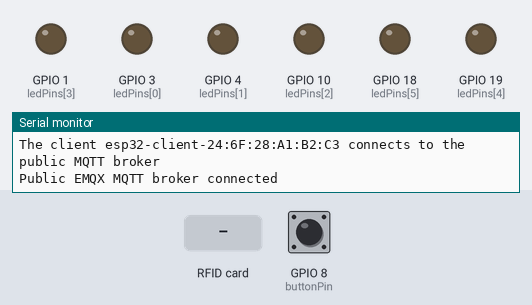
A sketch run on a simulated ESP32-S3. On the bench: output pins drawn as LEDs (lit = HIGH), the last lines printed to the serial monitor. Dashed ring = blinking. The inputs (shaded band) are chosen by the test bench; at power-on: GPIO 8 (buttonPin) HIGH. WiFi joins after 1.5 s; servers stay silent unless stated; no MQTT or app messages arrive unless stated.

Above: at 2.8 s.
2.9 s: GPIO 8 (buttonPin) pulled LOW for 0.15 s
6.0 s: RFID card 5E 7A 19 C4 held to the reader
At 7.8 s:
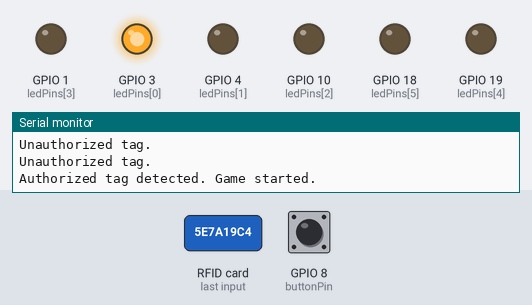
9.0 s: GPIO 8 (buttonPin) pulled LOW for 1 s
At 12.12 s:
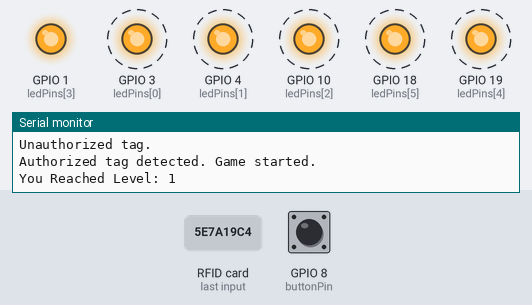
13.0 s: RFID card 5E 7A 19 C4 held to the reader
16.0 s: GPIO 8 (buttonPin) pulled LOW for 3.2 s
At 19.28 s:
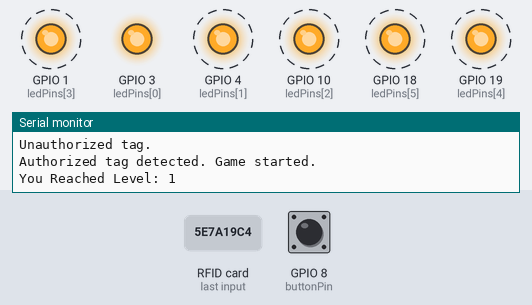
Timing chart, 0 to 21.7 s (numbered marks = the images above; inputs shaded):
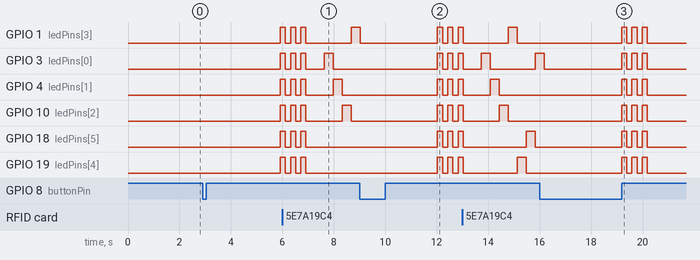

Measured:
- after the input at 2.9 s, GPIO 1 (ledPins[3]), GPIO 3 (ledPins[0]), GPIO 4 (ledPins[1]), GPIO 10 (ledPins[2]), GPIO 18 (ledPins[5]), GPIO 19 (ledPins[4]): LOW → HIGH after 3.0 s
- after the input at 9.0 s, GPIO 3 (ledPins[0]), GPIO 4 (ledPins[1]), GPIO 10 (ledPins[2]), GPIO 18 (ledPins[5]), GPIO 19 (ledPins[4]): alternates HIGH for 0.20 s and LOW for 0.20 s, starting after 3.0 s
- after the input at 16.0 s, GPIO 1 (ledPins[3]), GPIO 4 (ledPins[1]), GPIO 10 (ledPins[2]), GPIO 18 (ledPins[5]), GPIO 19 (ledPins[4]): alternates HIGH for 0.20 s and LOW for 0.20 s, 6 changes in all, then stays LOW, starting after 3.2 s

The sketch:

timing_finished.ino
```cpp
#include <SPI.h>
#include <MFRC522.h>
#include <vector>
#include <WiFi.h>
#include <PubSubClient.h>
#include <WiFiClientSecure.h>

#define SS_PIN 5
#define RST_PIN 9

MFRC522 rfid(SS_PIN, RST_PIN);
int ledPins[] = {3, 4, 10, 1, 19, 18};
int buttonPin = 8;
int delayTime = 350;
int level = 1;
int assigned = 0;
bool greenLed = false;
bool gameOver = false;
bool gameStart = false;
std::vector<String> game_pause = {""};
String approvedTags[6] = {"color_1", "color_2", "color_3", "color_4", "color_5", "color_6"}; // List of approved tag data

String color = {};

// WiFi
const char *ssid = "BYUI_Visitor"; // Enter your Wi-Fi name
const char *password = "";  // Enter Wi-Fi password

// MQTT Broker
const char *mqtt_broker = "gigachad.website";
const char *topic = "timing";
const char *topic1 = "timing_done";
const char *mqtt_username = "amogus";
const char *mqtt_password = "sussyimposter";
const int mqtt_port = 8883;
char *finishedTags = "";

WiFiClientSecure espClient;
PubSubClient client(espClient);

void IRAM_ATTR buttonPush();

void setup() {
  Serial.begin(115200);
  SPI.begin(6, 2, 7, 5);
  rfid.PCD_Init();

  Serial.println("Tap RFID/NFC Tag on reader");

  pinMode(buttonPin, INPUT_PULLUP);
  for (int i = 0; i < 6; i++) {
    pinMode(ledPins[i], OUTPUT);
    digitalWrite(ledPins[i], LOW); // Ensure LEDs start off
  }
  attachInterrupt(buttonPin, buttonPush, FALLING);
  espClient.setInsecure();
  // Connecting to a WiFi network
    WiFi.begin(ssid, password);
    while (WiFi.status() != WL_CONNECTED) {
        delay(500);
        Serial.println("Connecting to WiFi..");
    }
    Serial.println("Connected to the Wi-Fi network");
    //connecting to a mqtt broker
    client.setServer(mqtt_broker, mqtt_port);
    client.setCallback(callback);
    while (!client.connected()) {
        String client_id = "esp32-client-";
        client_id += String(WiFi.macAddress());
        Serial.printf("The client %s connects to the public MQTT broker\n", client_id.c_str());
        if (client.connect(client_id.c_str(), mqtt_username, mqtt_password)) {
            Serial.println("Public EMQX MQTT broker connected");
        } else {
            Serial.print("failed with state ");
            Serial.print(client.state());
            delay(2000);
        }
    }
    // Publish and subscribe
    client.publish(topic, "Hi, I'm ESP32 ^^");
    client.subscribe(topic);
}

void callback(char *topic, byte *payload, unsigned int length) {
    Serial.print("Message arrived in topic: ");
    Serial.println(topic);
    Serial.print("Message:");
    if (length == 1) {
      approvedTags[assigned] = (char) payload[0];
      Serial.println(approvedTags[assigned]);
      assigned += 1;
    }
    else{
      game_pause[0] = (char) payload[0];
      if (game_pause[0] == "m") {
        Serial.println("meeting");
        color = "";
        gameOver = true;
      }
      if (game_pause[0] == "g") {
        gameOver = true;
        color = "";
        for (int i = 0; i < 7; i++){
          approvedTags[i] = "";
        }
      }
    }
    for (int i = 0; i < length; i++) {
        Serial.print((char) payload[i]);
    }
    Serial.println();
    Serial.println("-----------------------");
}
void loop() {
  if (!gameStart) {
  checkRFID();
  }
  if (gameOver) {
    Serial.print("You Reached Level: ");
    Serial.println(level);
    gameStart = false;
    delay(3000);

    for (int j = 0; j < 3; j++) {
      for (int i = 0; i < 6; i++) digitalWrite(ledPins[i], HIGH);
      delay(200);
      for (int i = 0; i < 6; i++) digitalWrite(ledPins[i], LOW);
      delay(200);
    }

    level = 1;
    delayTime = 350;
    gameOver = false;
    delay(500);
  }
  if (level == 11){
    client.publish(topic1, color.c_str());
    color = "";
    for (int i = 0; i < 6; i++) digitalWrite(ledPins[i], HIGH);
    delay(5000);
    for (int i = 0; i < 6; i++) digitalWrite(ledPins[i], LOW);

    gameOver = true;
  }
  if (!gameOver && gameStart) {
    for (int i = 0; i < 6; i++) {
      digitalWrite(ledPins[i], HIGH);
      greenLed = (i > 3);
      delay(delayTime);
      digitalWrite(ledPins[i], LOW);  // Turn off LED immediately
      if (gameOver) break;
    }
  }
}

void checkRFID() {
  if (rfid.PICC_IsNewCardPresent() && rfid.PICC_ReadCardSerial()) {
    MFRC522::StatusCode status;
    byte buffer[18];  // Standard MIFARE block size (16 bytes + CRC)
    byte size = sizeof(buffer);

    status = rfid.MIFARE_Read(4, buffer, &size); // Read block 4

    if (status == MFRC522::STATUS_OK) {

      // Convert to a clean string
      String tagData = "";
      for (byte i = 0; i < size; i++) {
        if (isPrintable(buffer[i])) { // Keep only readable characters
          tagData += (char)buffer[i];
        }
      }

      // Remove leading/trailing whitespace or junk characters
      tagData.trim();
      color = tagData[3];

      // Validate expected value
      for (int i = 0; i < 7; i++) {
      if (color == approvedTags[i]) {
        gameStart = true;
        Serial.println("Authorized tag detected. Game started.");
      } else {
        Serial.println("Unauthorized tag.");
      }
    }
    }
    rfid.PICC_HaltA();
    rfid.PCD_StopCrypto1();
  }
}

void IRAM_ATTR buttonPush() {
  static unsigned long last_interrupt_time = 0;
  unsigned long interrupt_time = millis();
  if (interrupt_time - last_interrupt_time > 300) {
    if (greenLed) {
      delayTime = delayTime * 9 / 10;
      level++;
    } else {
      gameOver = true;
    }
    last_interrupt_time = interrupt_time;
  }
}
```
